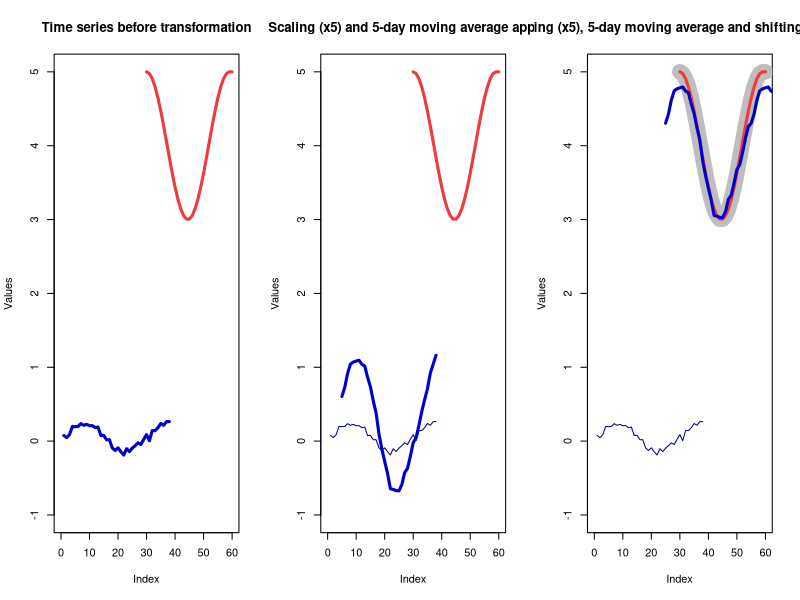

This chart was generated by the following R code:
library('Cairo')

## A noisy sine wave as query
idx<-seq(0,6.28,len=30);
query<-(sin(idx)+runif(38)/2)/5;

## A cosine is for template; sin and cos are offset by 25 samples
template<-cos(idx)

## init graphics and plot both: query and template
par(mfrow=c(1,3))

plot(NULL, ylim=c(-1,5), xlim=c(0, 60), ylab="Values", main="Time series before transformation")
lines(cbind(c(30:60),template+4), col="brown2", lwd=3)
lines(query,col="blue3", lwd=3)

plot(NULL, ylim=c(-1,5), xlim=c(0, 60), ylab="Values", main="Scaling (x5) and 5-day moving average applied")
lines(cbind(c(30:60),template+4), col="brown2", lwd=3)
lines(query,col="blue4", lwd=1)
lines(filter(query*5, rep(1/5,5), sides=1),col="blue3", lwd=3)


plot(NULL, ylim=c(-1,5), xlim=c(0, 60), ylab="Values", main="Scaling (x5), 5-day moving average and shifting applied")
lines(cbind(c(30:60),template+4), col="gray", lwd=15)
lines(cbind(c(30:60),template+4), col="brown2", lwd=3)
lines(query,col="blue4", lwd=1)
lines(cbind(c(25:63),(filter(query*5, rep(1/5,5), sides=1)+3.7)[5:34]),col="blue3", lwd=3)
